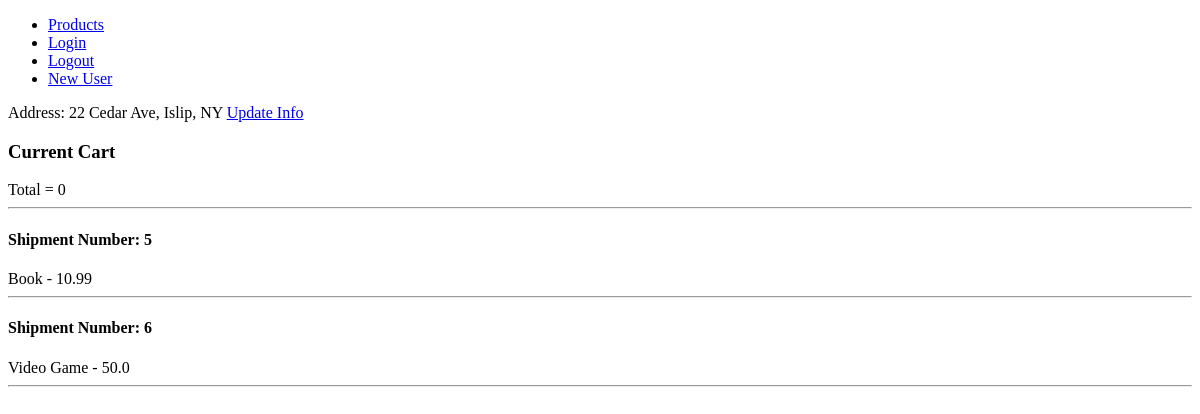
Page /profile/1/ on the earlier database version.
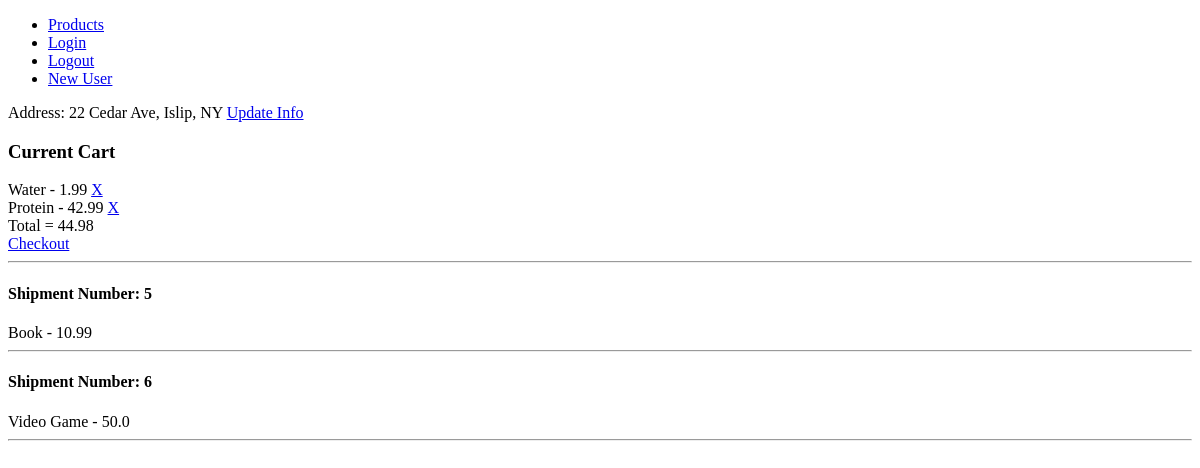
Same page on the later database version.
### user_auth/models.py (models this page shows, shortened)
class Profile(models.Model):
    user = models.OneToOneField('auth.User')
    address_num = models.IntegerField(blank=True,null=True)
    address_street = models.CharField(max_length=40,blank=True,null=True)
    address_city = models.CharField(max_length=40,blank=True,null=True)
    address_state = models.CharField(max_length=2,blank=True,null=True)
    @property
    def shipments(self):
        return self.user.shipment_set.all()

class Cart(models.Model):
    user = models.OneToOneField('auth.User')
    @property
    def items(self):
        return self.cartproduct_set.all()
    def total(self):
        return round(sum([product.price for product in self.items]),2)

### shipping/models.py (models this page shows, shortened)
class Shipment(models.Model):
    user = models.ForeignKey('auth.User')
    @property
    def items(self):
        return self.orderproduct_set.all()

class OrderProduct(models.Model):
    shipment = models.ForeignKey(Shipment)
    name = models.CharField(max_length=50)
    price = models.FloatField()
    description = models.TextField()

### products/models.py (models this page shows, shortened)
class CartProduct(models.Model):
    name = models.CharField(max_length=50)
    price = models.FloatField()
    cart = models.ForeignKey('user_auth.Cart')
    description = models.TextField()

### user_auth/views.py (the view)
# urls.py: url(r'^profile/(?P<pk>\d+)/$', ProfileDetailView.as_view(), name='profile_detail_view'),
class ProfileDetailView(DetailView):
    model = Profile

### templates/user_auth/profile_detail.html
{% extends 'base.html' %}
{% block content %}
Address: {{ profile.address_num }} {{ profile.address_street}}, {{ profile.address_city }}, {{ profile.address_state}}
<a href="{% url 'profile_update_view' request.user.profile.id %}">Update Info</a>
<h3>Current Cart</h3>
{% for item in profile.user.cart.items %}
{{ item.name }} - {{ item.price }} <a href="{% url 'remove_from_cart_view' item.id %}">X</a><br>
{% endfor %}
Total = {{ profile.user.cart.total }}<br>
{% if not profile.user.cart.total == 0 %}
<a href="{% url 'cart_update_view' profile.user.cart.id %}">Checkout</a><br>
{% endif %}
<hr>
{% for shipment in profile.shipments %}
{% include 'partials/_shipment.html' %}
{% endfor %}
{% endblock %}

### templates/partials/_shipment.html (shortened to what this page needs)
<!DOCTYPE html>
<html>
  <head>
  </head>
  <body>
    <h4>Shipment Number: {{ shipment.id }}</h4>
    {% for product in shipment.items %}
    {{ product.name }} - {{ product.price }}<br>
    <hr>
    {% endfor %}
  </body>
</html>

Differences in the rows shown:
computed for Profile "Cedar Ave": user.cart.total "0" → "44.98"
added CartProduct: name "Water", price "1.99"
added CartProduct: name "Protein", price "42.99"
Other differences:
text now shown: "Checkout"
